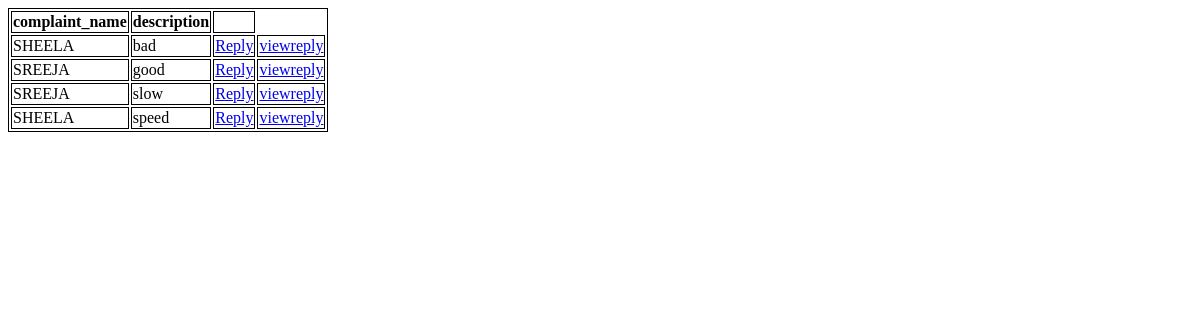
Before: /teacherview with the older database file.
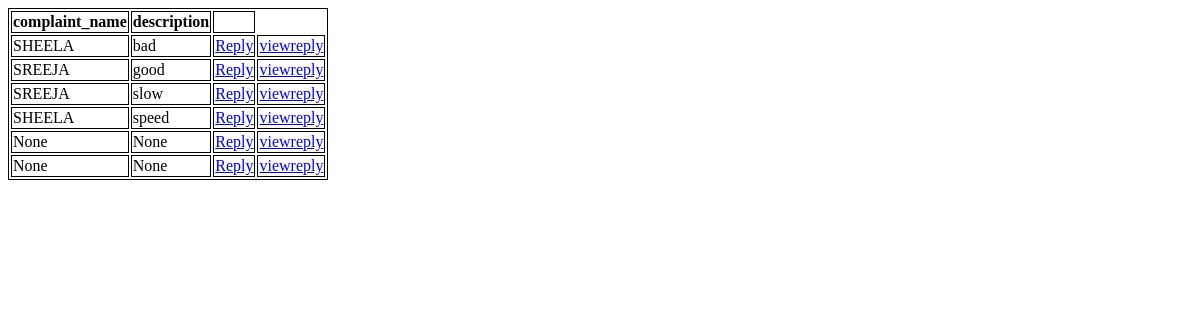
After: the same page with the newer database file.
### app/models.py (models this page shows, shortened)
class Complaints(models.Model):
    user_id=models.ForeignKey(Students,on_delete=models.CASCADE)
    complaint_name=models.CharField(max_length=50,null=True,blank=True)
    description=models.CharField(max_length=50,null=True,blank=True)
    reply=models.CharField(max_length=100,null=True,blank=True)

### app/views.py (the view)
# urls.py: path('teacherview',views.teacherview),
def teacherview(request):
    data=Complaints.objects.all()
    return render(request,'teacherview.html',{'data':data})

### templates/teacherview.html (shortened to what this page needs)
<!DOCTYPE html>
<html lang="en">
<head>
</head>
<body>
   <table>
    <tr>
        <th>complaint_name</th>
        <th>description</th>
        <th></th>
    </tr>
    {% for i in data %}
    <tr>
        <td>{{i.complaint_name}}</td>
        <td>{{i.description}}</td>
        <td><a href= 'reply'>Reply</a></td>
        <td><a href="viewreply">viewreply</a></td>
    </tr>
    {% endfor %}
   </table>
</body>
</html>

Changed rows visible on the page:
added Complaints: complaint_name "None", description "None"
added Complaints: complaint_name "None", description "None"
